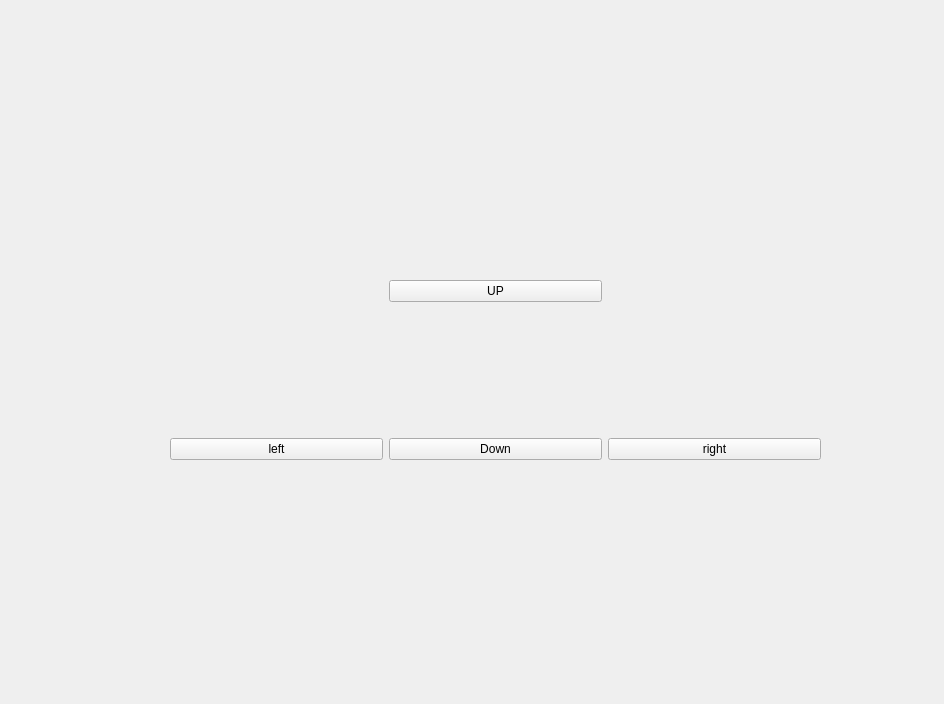
<?xml version="1.0" encoding="UTF-8"?>
<ui version="4.0">
 <class>MainWindowDesign</class>
 <widget class="QMainWindow" name="MainWindowDesign">
  <property name="geometry">
   <rect>
    <x>0</x>
    <y>0</y>
    <width>944</width>
    <height>704</height>
   </rect>
  </property>
  <property name="windowTitle">
   <string>QRosApp</string>
  </property>
  <property name="windowIcon">
   <iconset>
    <normaloff>:/images/icon.png</normaloff>:/images/icon.png</iconset>
  </property>
  <property name="locale">
   <locale language="English" country="Australia"/>
  </property>
  <widget class="QWidget" name="centralwidget">
   <widget class="QWidget" name="gridLayoutWidget">
    <property name="geometry">
     <rect>
      <x>170</x>
      <y>150</y>
      <width>651</width>
      <height>441</height>
     </rect>
    </property>
    <layout class="QGridLayout" name="gridLayout">
     <item row="0" column="1">
      <widget class="QPushButton" name="button_up">
       <property name="enabled">
        <bool>true</bool>
       </property>
       <property name="text">
        <string>UP</string>
       </property>
      </widget>
     </item>
     <item row="1" column="0">
      <widget class="QPushButton" name="button_left">
       <property name="text">
        <string>left</string>
       </property>
      </widget>
     </item>
     <item row="1" column="1">
      <widget class="QPushButton" name="button_down">
       <property name="text">
        <string>Down</string>
       </property>
      </widget>
     </item>
     <item row="1" column="2">
      <widget class="QPushButton" name="button_right">
       <property name="text">
        <string>right</string>
       </property>
      </widget>
     </item>
    </layout>
   </widget>
  </widget>
  <action name="action_Quit">
   <property name="text">
    <string>&amp;Quit</string>
   </property>
   <property name="shortcut">
    <string>Ctrl+Q</string>
   </property>
   <property name="shortcutContext">
    <enum>Qt::ShortcutContext::ApplicationShortcut</enum>
   </property>
  </action>
  <action name="action_Preferences">
   <property name="text">
    <string>&amp;Preferences</string>
   </property>
  </action>
  <action name="actionAbout">
   <property name="text">
    <string>&amp;About</string>
   </property>
  </action>
  <action name="actionAbout_Qt">
   <property name="text">
    <string>About &amp;Qt</string>
   </property>
  </action>
 </widget>
 <resources/>
 <connections>
  <connection>
   <sender>action_Quit</sender>
   <signal>triggered()</signal>
   <receiver>MainWindowDesign</receiver>
   <slot>close()</slot>
   <hints>
    <hint type="sourcelabel">
     <x>-1</x>
     <y>-1</y>
    </hint>
    <hint type="destinationlabel">
     <x>399</x>
     <y>299</y>
    </hint>
   </hints>
  </connection>
 </connections>
</ui>
